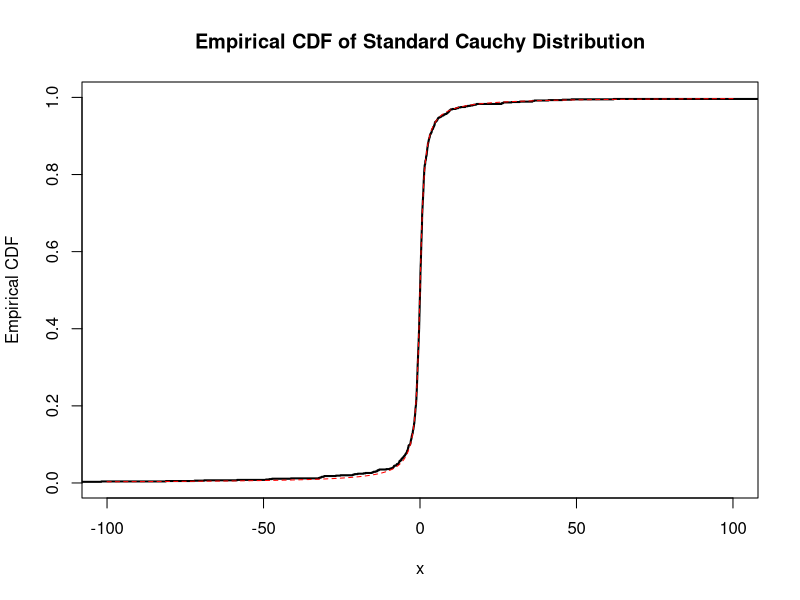

Write R code to recreate this figure.
## ---- chunk 1
knitr::opts_chunk$set(
  collapse = TRUE,
  comment = "#>"
)
include_solutions <- TRUE
## ---- chunk 2
library(rmarkdown)
library(knitr)
library(kableExtra)
library(magrittr)
# Put any library imports and other preamble here.
## ---- chunk 3

### Question 1a

generate_cauchy_samples <- function(n) {
  # Generate 'n' uniform random numbers between 0 and 1
  u <- runif(n)
  
  # Apply the inverse CDF formula to get Cauchy samples
  samples <- tan(pi * (u - 0.5))  
  return(samples)
}

num_samples = 1000

# Generate samples from the standard Cauchy distribution
cauchy_samples <- generate_cauchy_samples(num_samples)

## ---- chunk 4

### Question 1b

# Sort the samples in ascending order
sorted_samples <- sort(cauchy_samples)

# Calculate the cumulative probabilities for each sample
cumulative_probs <- (1:num_samples) / num_samples

x_values <- seq(-100, 100,  length.out = 1000)
cdf_values <- pcauchy(x_values)

# Plot the empirical CDF
plot(sorted_samples, 
     cumulative_probs, 
     type = "s", 
     xlab = "x", 
     ylab = "Empirical CDF", 
     main = "Empirical CDF of Standard Cauchy Distribution", 
     lwd = 2, lty = 1, xlim = c(-100,100))
lines(x_values, cdf_values, type = "l", 
      xlab = "x", ylab = "CDF", main = "CDF of Standard Cauchy Distribution", 
      col = 'red', lty = 2)
## ---- chunk 5

### Question 1c

calculate_ecdf <- function(x) {
    return(sum(sorted_samples <= x)/num_samples)
}

df <- data.frame(x = c(0.5, 1.0, 10.0), 
                ecdf = c(calculate_ecdf(0.5), 
                         calculate_ecdf(1.0), 
                         calculate_ecdf(10.0))
                )
kbl(df,
    caption = 'Empirical CDF', 
    label = 'ecdf',
    digits = 2) %>%
  kable_styling(
    bootstrap_options = c("striped", "hover", "condensed"),
    font_size = 12)
